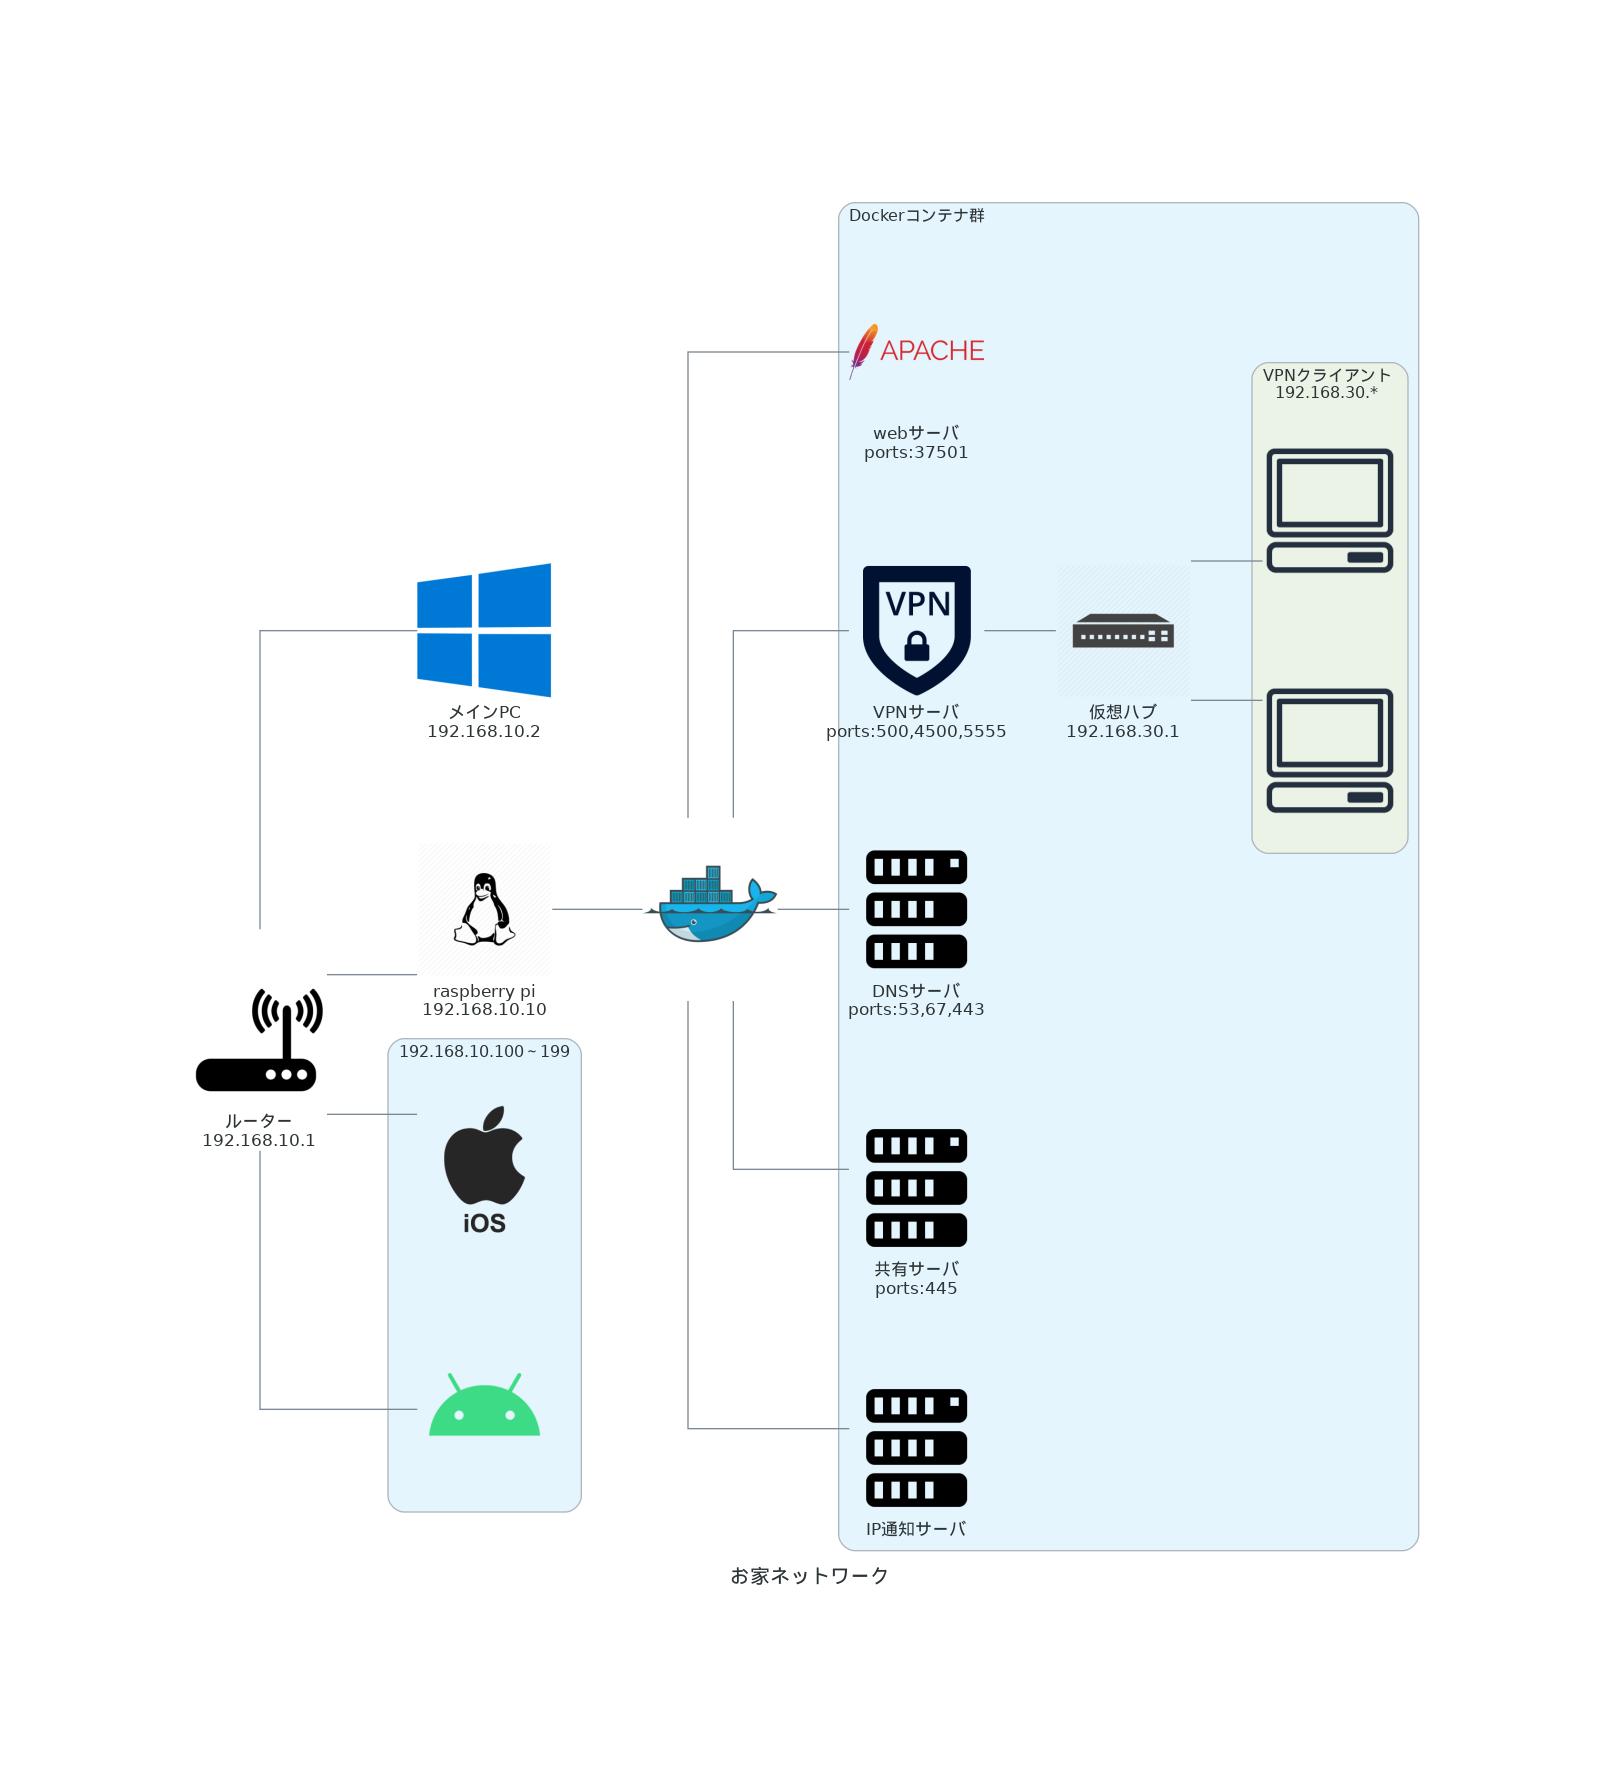

Write the Python code that produced this figure.
from diagrams import Diagram,Cluster
#from diagrams.aws.compute import Lambda
#from diagrams.aws.ml import Personalize
#from diagrams.aws.analytics import KinesisDataStreams, KinesisDataFirehose, Athena, Quicksight, Glue
from diagrams.onprem.client import Client
#from diagrams.aws.storage import S3
from diagrams.generic.device import *
from diagrams.generic.network import *
from diagrams.generic.os import *
from diagrams.onprem.container import Docker
from diagrams.onprem.network import Apache
from diagrams.onprem.compute import Server
from diagrams.onprem.client import Client
with Diagram(name='お家ネットワーク',filename="home-network",show=False):
    # インスタンス化によってノードを作成
    # ノードにラベルを付与でき、\nを入れることでラベルの改行も可能
    aterm=Router("ルーター\n192.168.10.1")
    pc=Windows("メインPC\n192.168.10.2")
    raspberry=LinuxGeneral("raspberry pi\n192.168.10.10")
    docker=Docker()
    
    with Cluster("192.168.10.100～199"):
        ios=IOS()
        android=Android()
    with Cluster("Dockerコンテナ群"):
        apache=Apache("webサーバ\nports:37501")
        vpn=VPN("VPNサーバ\nports:500,4500,5555")
        dns=Server("DNSサーバ\nports:53,67,443")
        samba=Server("共有サーバ\nports:445")
        mydns=Server("IP通知サーバ")
        hub=Switch("仮想ハブ\n192.168.30.1")
        with Cluster("VPNクライアント\n192.168.30.*"):
            hub-[Client(),Client()]
            
    aterm-[pc,ios,android,raspberry]
    raspberry-docker-[apache,dns,vpn,samba,mydns]
    vpn-hub
